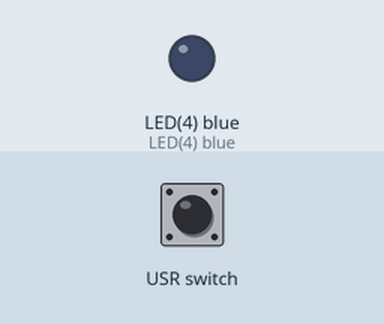
Bench run of a program on a simulated pyboard running MicroPython. Parts: output pins drawn as LEDs (lit = HIGH). The inputs (shaded band) are chosen by the test bench.

Above: at 1.2 s.
1.3 s: USR switch pressed for 0.15 s
At 2.5 s:
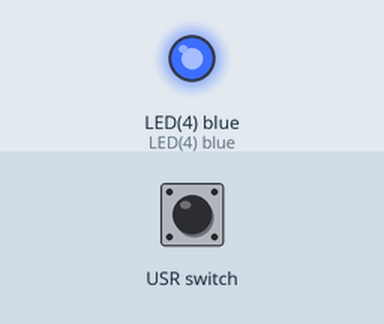
2.9 s: USR switch pressed for 1 s
At 3.8 s:
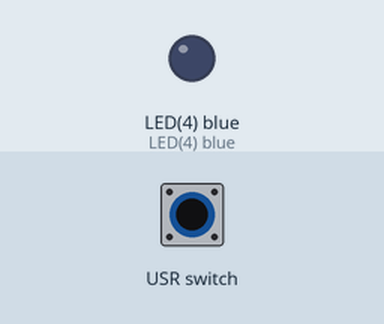
5.4 s: USR switch pressed for 3.2 s
At 5.7 s:
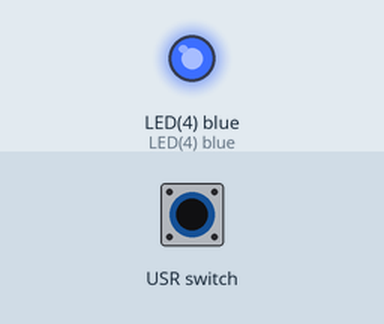
Timing chart, 0 to 8.4 s (numbered marks = the images above; inputs shaded):
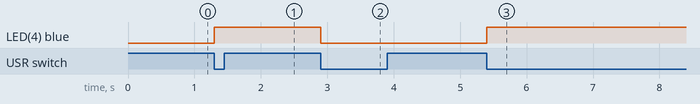

The program:

switchCallback.py
```python
import pyb

# USR button is controlled using a Switch object
# This is the one closer to the center of the pyboard
sw = pyb.Switch()
led = pyb.LED(4) # 4 is the blue LED

# toggles the LED when the USR button is released
# no need for while True: statement to keep this running
# read up on interrupts to understand how the below statement works
sw.callback(lambda:led.toggle())

'''
INTERRUPTS:
to put it simply, when a function is registered with callback(),
the microcontroller listens to a state change (low to high) on the USR button and registers this change.
It then pauses any running code, executes the set function and resume code as usual
'''

'''
LAMBDA:
Python supports the creation of anonymous functions using lambda.
The above script could be rewritten to support user-defined functions as shown below.
Comment out the above script and uncomment the script below, and load it on your pyboard.
'''


'''
def toggleLED():
	pyb.LED(4).toggle()

sw.callback(toggleLED)
'''
```

Measured:
- after the input at 1.3 s, LED(4) blue: LOW → HIGH at once
- after the input at 2.9 s, LED(4) blue: HIGH → LOW at once
- after the input at 5.4 s, LED(4) blue: LOW → HIGH at once
